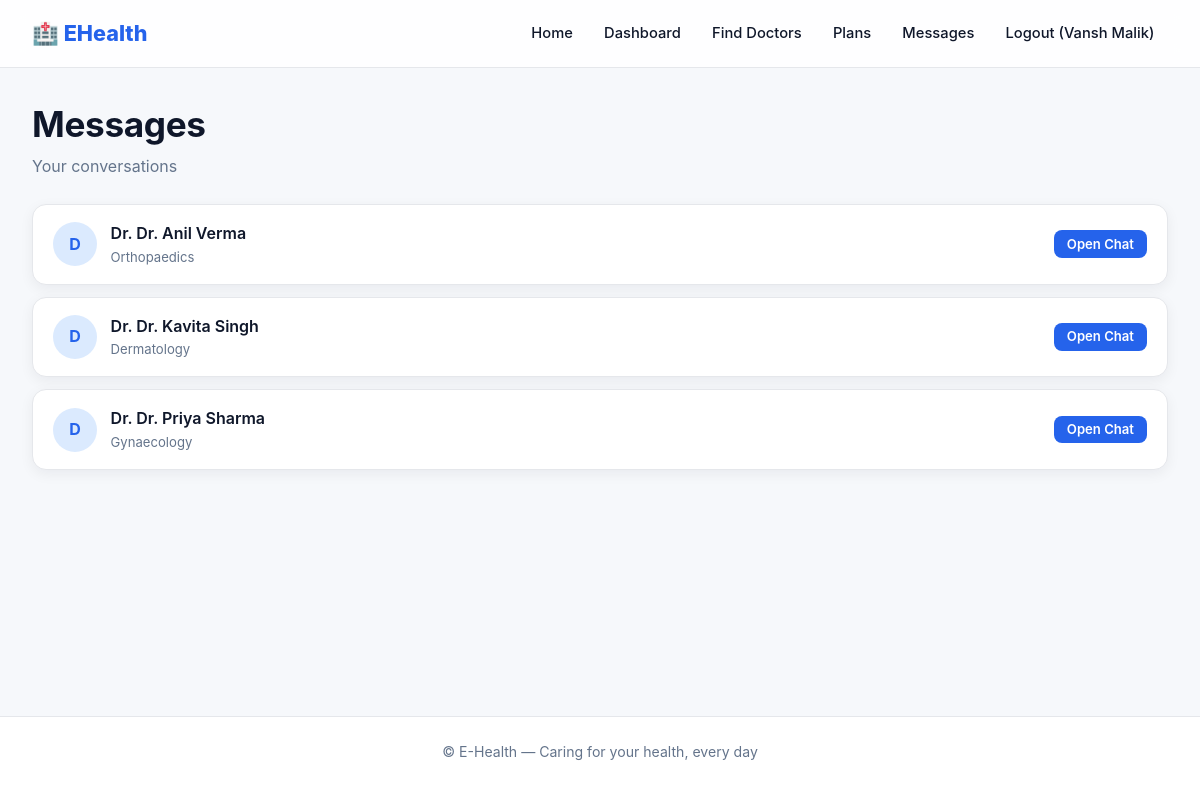
The page /chat/contacts (signed in) on the database its author committed.
### tables this page shows
CREATE TABLE users (
        id INTEGER PRIMARY KEY AUTOINCREMENT,
        name TEXT NOT NULL,
        email TEXT UNIQUE NOT NULL,
        phone TEXT NOT NULL,
        password TEXT NOT NULL,
        role TEXT NOT NULL CHECK(role IN ('doctor','patient')),
        created_at TIMESTAMP DEFAULT CURRENT_TIMESTAMP
    );

### app.py (the view)
@app.route("/chat/contacts")
@login_required()
def chat_contacts():
    db   = get_db()
    uid  = session["user_id"]
    role = session["role"]
    if role == "patient":
        contacts = db.execute("""
            SELECT DISTINCT u.id, u.name, dp.specialization FROM users u
            JOIN doctor_profiles dp ON dp.user_id=u.id
            JOIN appointments a ON (a.doctor_id=u.id AND a.patient_id=?)
            WHERE u.role='doctor'
        """, (uid,)).fetchall()
    else:
        contacts = db.execute("""
            SELECT DISTINCT u.id, u.name FROM users u
            JOIN appointments a ON (a.patient_id=u.id AND a.doctor_id=?)
            WHERE u.role='patient'
        """, (uid,)).fetchall()
    return render_template("chat_contacts.html", contacts=contacts)

### app.py (called while the page is built)
def get_db():
    if "db" not in g:
        g.db = sqlite3.connect(DB)
        g.db.row_factory = sqlite3.Row
        g.db.execute("PRAGMA foreign_keys = ON")
    return g.db

def login_required(role=None):
    def decorator(f):
        @wraps(f)
        def wrapped(*a, **kw):
            if "user_id" not in session:
                flash("Please log in first.", "warning")
                return redirect(url_for("login"))
            if role and session.get("role") != role:
                flash("Access denied.", "danger")
                return redirect(url_for("index"))
            return f(*a, **kw)
        return wrapped
    return decorator

### templates/chat_contacts.html (shortened to what this page needs)
{% extends "base.html" %}
{% block content %}
<div class="container">
  <div class="page-head">
    <div><h1>Messages</h1><p>Your conversations</p></div>
  </div>
  {% if contacts %}
    <div class="contact-list">
      {% for c in contacts %}
        <div class="contact">
          <div class="contact-info">
            <div class="avatar">{{ c.name[0]|upper }}</div>
            <div>
              <div class="contact-name">{{ 'Dr. ' if session.role=='patient' else '' }}{{ c.name }}</div>
              {% if c.specialization is defined and c.specialization %}
                <div class="contact-sub">{{ c.specialization }}</div>
              {% endif %}
            </div>
          </div>
          <a href="{{ url_for('chat', other_id=c.id) }}" class="btn btn-sm btn-primary">Open Chat</a>
        </div>
      {% endfor %}
    </div>
  {% else %}
    <div class="card"><div class="empty"><div class="empty-icon">💬</div><p>No conversations yet. Book or accept an appointment to start chatting.</p></div></div>
  {% endif %}
</div>
{% endblock %}

### static/style.css (style rules this page uses)
:root { --primary:#2563eb; --primary-dark:#1d4ed8; --primary-light:#dbeafe; --accent:#10b981; --accent-dark:#059669; --warning:#f59e0b; --danger:#ef4444; --bg:#f6f8fb; --surface:#ffffff; --text:#0f172a; --text-muted:#64748b; --muted:#64748b; --border:#e5e7eb; --shadow:0 4px 14px rgba(15,23,42,.06); --shadow-lg:0 12px 32px rgba(15,23,42,.10); --radius:14px; --radius-sm:10px; --gradient:linear-gradient(135deg,#2563eb 0%,#10b981 100%); }
* { box-sizing:border-box }
html,body { margin:0;padding:0 }
body { font-family:'Inter','Segoe UI',system-ui,-apple-system,sans-serif; background:var(--bg); color:var(--text); line-height:1.6; -webkit-font-smoothing:antialiased; min-height:100vh; display:flex;flex-direction:column; }
a { color:var(--primary);text-decoration:none;transition:color .2s }
h1,h2,h3,h4 { margin:0 0 .5rem;font-weight:700;letter-spacing:-.01em;color:var(--text) }
h1 { font-size:clamp(1.6rem,3vw,2.2rem) }
p { margin:0 0 .75rem;color:var(--text-muted) }
.container { max-width:100%;margin:0 auto;padding:1.75rem 2rem }
.page-head { display:flex;align-items:flex-end;justify-content:space-between; gap:1rem;flex-wrap:wrap;margin-bottom:1.5rem; }
.page-head h1 { margin-bottom:.15rem }
.page-head p { margin:0;color:var(--text-muted) }
.btn { display:inline-flex;align-items:center;justify-content:center;gap:.4rem; padding:.7rem 1.25rem;border:1px solid transparent;border-radius:10px; font-size:.92rem;font-weight:600;cursor:pointer; text-decoration:none;transition:all .2s;line-height:1;white-space:nowrap; }
.btn-primary { background:var(--primary);color:#fff }
.btn-sm { padding:.4rem .75rem;font-size:.82rem;border-radius:8px }
.contact-list { display:flex;flex-direction:column;gap:.75rem }
.contact { display:flex;align-items:center;justify-content:space-between;gap:1rem; background:var(--surface);border:1px solid var(--border);border-radius:var(--radius); padding:1rem 1.25rem;box-shadow:var(--shadow);transition:all .2s; }
.contact-info { display:flex;align-items:center;gap:.85rem;min-width:0;flex:1 }
.avatar { width:44px;height:44px;border-radius:50%;background:var(--primary-light);color:var(--primary); display:flex;align-items:center;justify-content:center;font-weight:700;flex-shrink:0; }
.contact-name { font-weight:600;color:var(--text) }
.contact-sub { font-size:.82rem;color:var(--text-muted) }
.page-main > section, .page-main > .container, .page-main > .container-sm, .page-main > .auth-portrait-wrap { width:100% }

### rows shown on the page
users: name "D", role "Dr.", name "Dr. Anil Verma", specialization "Orthopaedics"
users: name "D", role "Dr.", name "Dr. Kavita Singh", specialization "Dermatology"
users: name "D", role "Dr.", name "Dr. Priya Sharma", specialization "Gynaecology"

### other values the page prints
{{ session.user_name }} "Vansh Malik"
